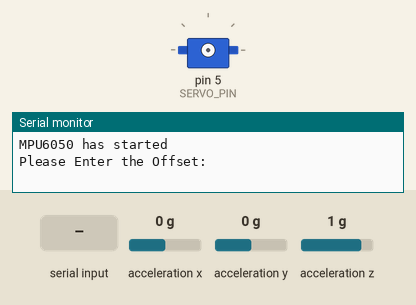
A sketch run on a simulated Arduino Uno, built with avr-gcc and run on an emulated ATmega328P. On the bench: servo, the last lines printed to the serial monitor. Wiring (inferred from the names in the program): MPU-6050 motion sensor at I2C address 0x68. Inputs (shaded band) come from the test bench; at power-on: acceleration x 0 g, acceleration y 0 g, acceleration z 1 g.

Above: at 0.8 s.
0.9 s: "90,45\n" received over Serial
2.4 s: acceleration x set to -0.2 g
At 3.2 s:
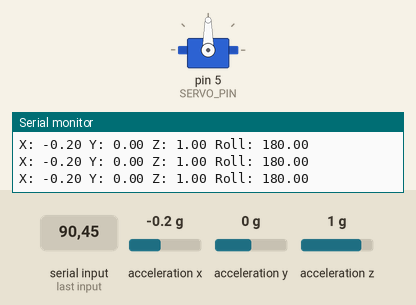
3.9 s: acceleration y set to 0.8 g
At 4.7 s:
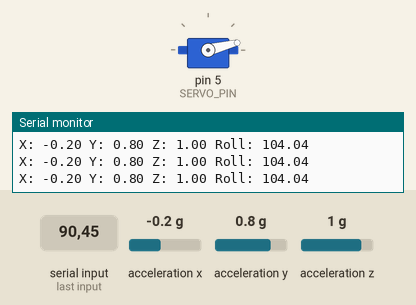
5.4 s: acceleration x set to -1.4 g
At 6.0 s:
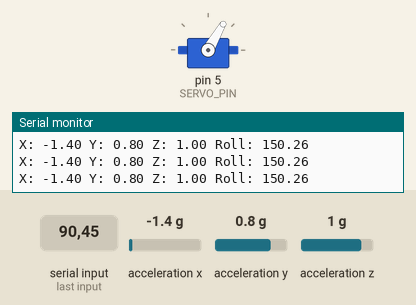
6.9 s: acceleration y set to 1.4 g
At 7.6 s:
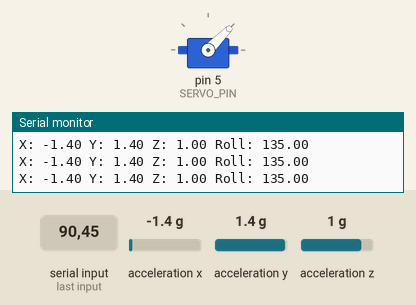
8.4 s: acceleration x set to -0.8 g
At 9.1 s:
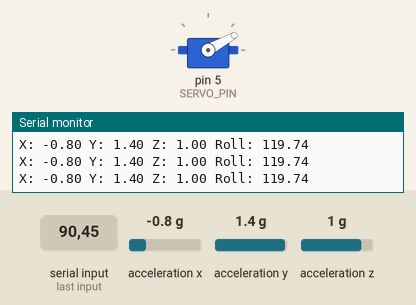
Timing chart, 0 to 11.0 s (numbered marks = the images above; inputs shaded):
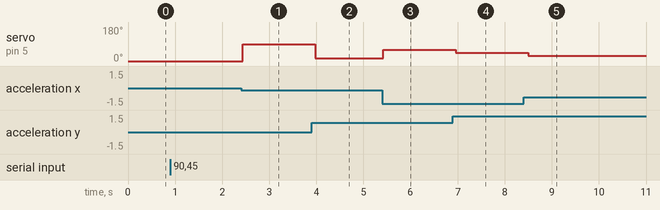

Measured:
- the behaviour switches between 0 and -0.1 g on acceleration x (found by bisection; images 0 and 1)
- after the input at 2.4 s, servo on pin 5 (SERVO_PIN): 0° → 90° at once
- after the input at 3.9 s, servo on pin 5 (SERVO_PIN): 90° → 14° after 0.08 s
- after the input at 5.4 s, servo on pin 5 (SERVO_PIN): 14° → 60° at once
- after the input at 6.9 s, servo on pin 5 (SERVO_PIN): 60° → 45° after 0.06 s
- after the input at 8.4 s, servo on pin 5 (SERVO_PIN): 45° → 29° after 0.10 s

The sketch:

Robotics_Trial_Project.ino
```cpp
#include <Wire.h>
#include <Servo.h>

//Function Declarations
void getData(float*);
void moveServo(float);
void printData(float*);
int getOffset();

//Variable and Constant Declarations
float data[4];
Servo ser;
const byte SERVO_PIN = 5;
const int MPU_ADDRESS = 0x68; //This is the default I2C address used for MPU6050 boards
const int BAUD_RATE = 9600;   //To set the baud rate at which serial monitor should take data
int offset;

void setup(){
  Serial.begin(BAUD_RATE);
  Wire.begin();
  Wire.beginTransmission(MPU_ADDRESS);
  Wire.write(0x6B);         //Register used to power on the MPU6050 board
  Wire.write(0);
  Wire.endTransmission(true);
  Serial.println("MPU6050 has started");
  offset=getOffset();      //Get the offset from getOffset() function
  ser.attach(SERVO_PIN);
  ser.write(90-offset);    //If there is an offset supplied, it can be subtracted so the servo starts from that position
  delay(500);
}

void loop(){
  getData(data);          //get X, Y and Z acceleration data as well as the roll angle data by putting the values in the data array supplied
  printData(data);
  if(data[3]<=180){                 //Since the servo only moves 180 degrees
    ser.write(data[3]-offset);      //Directly enter the angle already calculated from getData() into the servo and subtract any offset provided
  }
  delay(100);
}

//Function used to get offset from the user at the start from the serial monitor
int getOffset(){
  Serial.println("Please Enter the Offset: ");
  int offset;
  while(Serial.available()==0){}     //If Serial.available() is not zero, It means user has entered the offset. putting a while loop will stop program from executing until the user inputs an offset
  offset=Serial.parseInt();          //Put the offset in the offset variable
  if(offset>=-90 && offset<=90){     // Will only accept a -90 to 90 degree offset as it is a 180 degree servo
    return offset;
  }
  return 0;                          //If the offset is anything which is not within the specified constraints, it will simply set offset as 0 for safety
}

//Function to enter data from the accelerometer into the data array provided
void getData(float* data){
  Wire.beginTransmission(MPU_ADDRESS);
  Wire.write(0x3B);                               //Address to read sensor data
  Wire.requestFrom(MPU_ADDRESS,6,true);           //Wire command to read the next six bytes from 0x3B which contain accelerometer X, Y, Z data (each position contains two bites)
  data[0]=(Wire.read()<<8| Wire.read())/16384.0;  // Since Wire.read() reads only a singular byte, we have to left shift the first byte to get correct ordering for the second data from bitwise OR operation to be entered into the variable to maintain ordering.
  data[1]=(Wire.read()<<8| Wire.read())/16384.0;  //Each axis acceleration data takes two bytes, hence 6 bytes total
  data[2]=(Wire.read()<<8| Wire.read())/16384.0;  //dividing by 16384.0 to get the default and precise sensitivity readings (+-2g) from the data.
  Wire.endTransmission(true);
  if(data[1]<0){
    data[3] = 360+(atan2(data[1],data[0])*57.29578); //We can find the roll angle by finding the tan inverse of ratio of X and Y forces
  }                                                  //atan2 only handles angles till 180 degrees, hence the if-else statement
  else{
    data[3] =(atan2(data[1],data[0])*57.29578) ;
  }
}

//Function to print out data from the accelerometer into the serial monitor
void printData(float* data){
  Serial.print("X: ");
  Serial.print(data[0]);
  Serial.print(" ");
  Serial.print("Y: ");
  Serial.print(data[1]);
  Serial.print(" ");
  Serial.print("Z: ");
  Serial.print(data[2]);
  Serial.print(" ");
  Serial.print("Roll: ");
  Serial.print(data[3]);
  Serial.println("");
}
```
